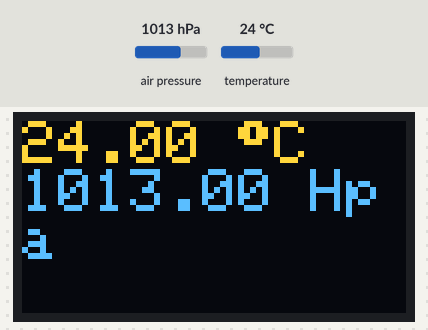
Simulated run of this sketch. Board: ESP32. On the bench: 128×64 one-colour display. Inputs (shaded band) come from the test bench; at power-on: air pressure 1013 hPa, temperature 24 °C. The OLED is the two-colour kind (top 16 rows yellow); WiFi joins after 1.5 s; servers stay silent unless stated; storage starts empty; no MQTT or app messages arrive unless stated; what the sketch prints to the serial monitor is not drawn. At 34.1 s the program puts the board to deep sleep or switches it off; the recording ends there.

Above: at 4.2 s.

The sketch:

ESP32_Wheater_Station_Webserver_Async003.ino
```cpp
#include <WiFi.h>
#include <ESPAsyncWebServer.h>
#include <SPIFFS.h>
#include <Adafruit_Sensor.h>
#include <Adafruit_BMP280.h>
#include <PubSubClient.h>
#include <Adafruit_GFX.h>
#include <Adafruit_SSD1306.h>

// ----------------------------------Modo WakeUp Sleep -----------------------------------------------

#define uS_TO_S_FACTOR 1000000ULL  /* Conversion factor for micro seconds to seconds */
#define TIME_TO_SLEEP  10        /* Tiempo de Deep Sleep en segundos */

RTC_DATA_ATTR int bootCount = 0;

void print_wakeup_reason(){
  esp_sleep_wakeup_cause_t wakeup_reason;

  wakeup_reason = esp_sleep_get_wakeup_cause();

  switch(wakeup_reason)
  {
    case ESP_SLEEP_WAKEUP_EXT0 : Serial.println("Wakeup caused by external signal using RTC_IO"); break;
    case ESP_SLEEP_WAKEUP_EXT1 : Serial.println("Wakeup caused by external signal using RTC_CNTL"); break;
    case ESP_SLEEP_WAKEUP_TIMER : Serial.println("Wakeup caused by timer"); break;
    case ESP_SLEEP_WAKEUP_TOUCHPAD : Serial.println("Wakeup caused by touchpad"); break;
    case ESP_SLEEP_WAKEUP_ULP : Serial.println("Wakeup caused by ULP program"); break;
    default : Serial.printf("Wakeup was not caused by deep sleep: %d\n",wakeup_reason); break;
  }
}


// --------------------------------------------------------------------------------------------


Adafruit_BMP280 bmp; // I2C
Adafruit_SSD1306 display(128, 64, &Wire, -1);

// ----------------------------------Credenciales de WiFi ----------------------------------------
const char* ssid = "WIZZ";
const char* password = "46196ace4a";

// ------------Datos para conexion a broker -------------------------------
const char* clientid ="ESP32 Zumaya";
const char* mqtt_server = "broker.hivemq.com";

WiFiClient espClient;
PubSubClient client(espClient);

//-------------------------------------------------------------------------

// ---------------Creacion de servidor web por el puerto 80-------------------------------------------
AsyncWebServer server(80);

// --------------Funcion para lectura de temperatura -------------------------------------------------
String readBMP280Temperature() {

  float t = bmp.readTemperature();
  if (isnan(t)) {
    Serial.println("Falla al leer BMP280");
    return "";
  }
  else {
    Serial.println(t);
    return String(t);
    delay(10000);
  }
}

// ------------------------Funcion para lectura de Presion y conversion a Hectopascales
String readBMP280Pressure() {
  float p = bmp.readPressure() / 100.0F;
  if (isnan(p)) {
    Serial.println("Falla al leer BMP280");
    return "";
  }
  else {
    Serial.println(p);
    return String(p);
    delay(10000);
  }
}

//----------------------------------------------------------------------------------------------

void reconnect() {
  while (!client.connected()) {
    Serial.print("Intentando conectar a MQTT...");
      if (client.connect(clientid)) {
      Serial.println("conectado");
      Serial.print("Codigo: ");
      Serial.println(client.state());
      }else {
      Serial.print("Fallo, rc=");
      Serial.print(client.state());
      Serial.println(" Intento en 5 segundos...");
      delay(5000);}}}

// --------------------------------------Funcion Dormir Modo WakeUp Sleep -------------------------------------------

void dormir() {
  print_wakeup_reason();

  esp_sleep_enable_timer_wakeup(TIME_TO_SLEEP * uS_TO_S_FACTOR);
  Serial.println("Se configuro el ESP32 para que se durmiera " + String(TIME_TO_SLEEP) + " segundos");

  Serial.println("Angoi a momir");
  Serial.flush();
  esp_deep_sleep_start();
  Serial.println("Esto no debe de aparecer");
}
// -----------------------------------------------------------------------------------------------------------------

void setup(){
  // Serial port for debugging purposes
  Serial.begin(115200);
  delay(1000);
  client.setServer(mqtt_server, 1883);

  // ----------Checa si hay conexion con el sensor ----------------------------------------------------------------
  bool status;
    status = bmp.begin(0x76);
  if (!status) {
    Serial.println("No se encontro el sensor BMP280, checa la conexion de los cables!");
    while (1);
  }
 //-----------------------------------------------------------------------------------------------------------------

  // ----------------------Inicia SPIFFS ---------------------------------------------------------------------------
  if(!SPIFFS.begin()){
    Serial.println("Ocurrio un error al montar SPIFFS");
    return;
  }

  // ---------------------Conexion a Wi-Fi ------------------------------------------------------------------------
  WiFi.begin(ssid, password);
  while (WiFi.status() != WL_CONNECTED) {
    delay(3000);
    Serial.println("Connecting to WiFi..");
  }

  // Print ESP32 Local IP Address
  Serial.println(WiFi.localIP());
  //----------------------------------------------------------------------------------------------------------------

  // Se enruta a / en la pagina web al archivo index.html en el SPIFFS
  server.on("/", HTTP_GET, [](AsyncWebServerRequest *request){
    request->send(SPIFFS, "/index.html");
  });
  //------------------Se envian los datos del sensor -----------------------------------------------------------------
  server.on("/temperature", HTTP_GET, [](AsyncWebServerRequest *request){
    request->send_P(200, "text/plain", readBMP280Temperature().c_str());
  });

  server.on("/pressure", HTTP_GET, [](AsyncWebServerRequest *request){
    request->send_P(200, "text/plain", readBMP280Pressure().c_str());
  });
 //------------------------------------------------------------------------------------------------------------------
  // ----------------------------------------Inicio de servidor web -------------------------------------------------

  server.begin();

//-----------------------Inicio de pantalla OLED------------------------------
if(!display.begin(SSD1306_SWITCHCAPVCC, 0x3C)) { // Address 0x3C for 128x32
    Serial.println(F("SSD1306 allocation failed"));
    for(;;); // Don't proceed, loop forever
  }
  display.setTextSize(2);
  display.clearDisplay();
  display.setTextColor(SSD1306_WHITE);

//----------------------------------------------------------------------

}

void loop(){
  if (!client.connected()) {
    reconnect(   );}
  client.loop();
  // ----------------------------Se guardan los valores de las mediciones del sensor en  variables para enviarlas por MQTT
  String temperatura = "Temperatura:";
  temperatura += readBMP280Temperature().c_str();
  temperatura += " C";

  String presion = "Presion:";
  presion += readBMP280Pressure().c_str();
  presion += " Hpa";
 // -----------------------------------------envio de datos a MQTT ---------------------------------------------------------
  client.publish( "CIATEQ/MQTT/ESP32/ProyF001", (char*) temperatura.c_str(),1);
  client.publish( "CIATEQ/MQTT/ESP32/ProyF001", (char*) presion.c_str(),1);

// ----------------------------Envio de datos a la pantalla OLED-----------------------------------------------------------
 display.clearDisplay();
 display.setCursor(0,0);
 display.print(readBMP280Temperature().c_str());
 display.print(" ");
 display.cp437(true);
 display.write(248);
 display.print("C");
 display.println(" ");
 display.print(readBMP280Pressure().c_str());
 display.print(" ");
 display.print("Hpa");
 display.display();
  delay(30000);
  dormir();
}
```
